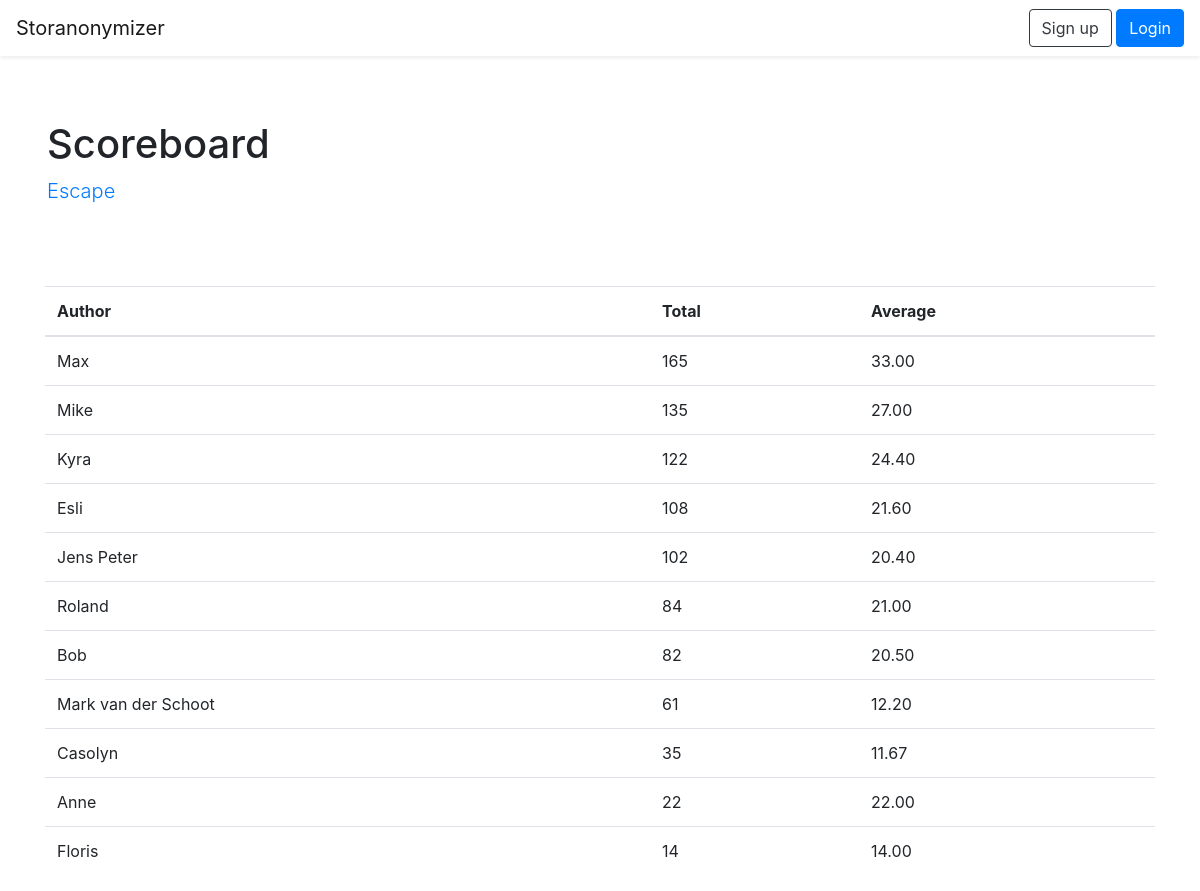
Screenshot of /story/782BEFB6/scoreboard with the database file from the repository.
### storanonymizer/models.py (models this page shows, shortened)
class Story(db.Model):
	id = db.Column(db.Integer, primary_key=True)
	code = db.Column(db.String(), unique=True)
	name = db.Column(db.String())
	user_id = db.Column(db.Integer, db.ForeignKey("user.id"))
	rounds = db.relationship("Round", backref="story", lazy="select")

class User(db.Model):
	id = db.Column(db.Integer, primary_key=True)
	name = db.Column(db.String(80), unique=True)
	password_hash = db.Column(db.String(1024))
	stories = db.relationship("Story", backref="user", lazy="select")
	contributions = db.relationship("Contribution", backref="author", lazy="select")
	votes = db.relationship("Vote", backref="user", lazy="select")

### storanonymizer/views.py (the view)
@app.route("/story/<story_code>/scoreboard")
def story_scoreboard(story_code):
	story = models.Story.query.filter_by(code=story_code).first_or_404();
	rounds = story.rounds
	contributions = []
	for r in rounds:
		if r.public_votes:
			for c in r.contributions:
				c.total_score = sum([vote.value for vote in c.votes])
				contributions.append(c)
	ranking = []
	for author_name, author_contributions in groupby(sorted(contributions, key=attrgetter("author.name")), key=attrgetter("author.name")):
		contrib_list = list(author_contributions)
		ranking.append({"author": author_name, "score": sum([c.total_score for c in contrib_list]), "avg": sum([c.total_score for c in contrib_list]) / len(contrib_list)})
	ranking.sort(key=lambda x: x['score'], reverse=True)
	return render_template("scoreboard.html", story=story, ranking=ranking)

### storanonymizer/templates/scoreboard.html
{% extends "base.html" %}
{% block content %}
<div class="jumbotron bg-white mb-0">
	<div class="container">
		<h1>Scoreboard</h1>
		<p class="lead"><a href="{{ url_for('story', story_code=story.code) }}">{{ story.name }}</a></p>
	</div>
</div>
<div class="container">
				<table class="table">
					<thead>
						<tr>
							<th>Author</th>
							<th>Total</th>
							<th>Average</th>
						</tr>
					</thead>
					<tbody>
						{% for entry in ranking %}
						<tr>
							<td>{{ entry.author }}</td>
							<td>{{ entry.score }}</td>
							<td>{{ '%0.2f'|format(entry.avg|float) }}</td>
						</tr>
						{% endfor %}
					</tbody>
				</table>
</div>
{% endblock %}

### rows the page displays
Story: name "Escape"
User: author "Max", score "165", avg "33.00"
User: author "Mike", score "135", avg "27.00"
User: author "Kyra", score "122", avg "24.40"
User: author "Esli", score "108", avg "21.60"
User: author "Jens Peter", score "102", avg "20.40"
User: author "Roland", score "84", avg "21.00"
User: author "Bob", score "82", avg "20.50"
User: author "Mark van der Schoot", score "61", avg "12.20"
User: author "Casolyn", score "35", avg "11.67"
User: author "Anne", score "22", avg "22.00"
User: author "Floris", score "14", avg "14.00"
